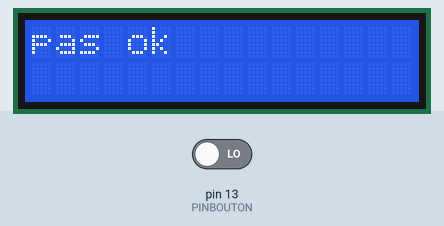
Simulated run of this sketch. Board: Arduino Uno, built with avr-gcc and run on an emulated ATmega328P. Shown: 16×2 character LCD. Inputs (shaded band) come from the test bench; at power-on: pin 13 (PINBOUTON) LOW.

Above: at 1.2 s.
1.3 s: pin 13 (PINBOUTON) driven HIGH
At 2.6 s:
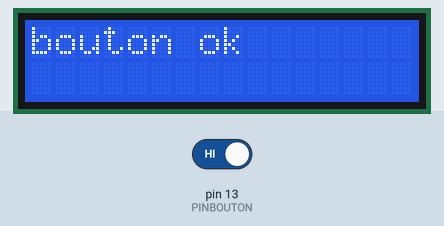
2.9 s: pin 13 (PINBOUTON) driven LOW
At 3.5 s:
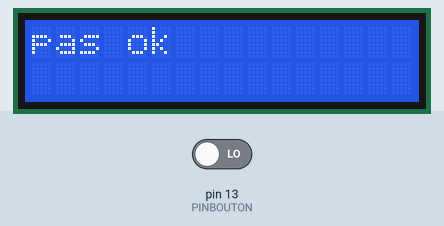
Timing chart, 0 to 5.9 s (numbered marks = the images above; inputs shaded):
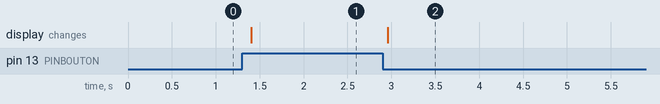

The sketch:

writelcdbutton_ino.ino
```cpp
#include <LiquidCrystal.h>
#define PINBOUTON 13
LiquidCrystal monEcran(12,11,5,4,3,2);
void setup(){
	pinMode (PINBOUTON, INPUT);
	monEcran.begin(16,2);
}
void loop(){
	bool etatBp=false;
	 etatBp=lectureBouton();
	String Phrase=maCondition(etatBp);
	affichagelcd(Phrase);
}
bool lectureBouton(){
	bool monBouton=digitalRead(PINBOUTON);
	return monBouton;
}
String maCondition(bool etat){
  String Phrase="";
	if (etat==true){
		Phrase="bouton ok";

	}
	else Phrase="pas ok";
	return Phrase;
}

void affichagelcd(String Phrase){
	monEcran.clear();

	monEcran.print(Phrase);
delay(100);
}
```

Measured:
- after the input at 1.3 s, the display: changes after 0.11 s (image 1)
- after the input at 2.9 s, the display: changes after 0.06 s (image 2)
